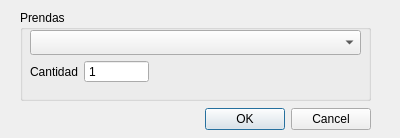
<?xml version="1.0" encoding="UTF-8"?>
<ui version="4.0">
 <class>FormSeleccionPrenda</class>
 <widget class="QDialog" name="FormSeleccionPrenda">
  <property name="geometry">
   <rect>
    <x>0</x>
    <y>0</y>
    <width>400</width>
    <height>138</height>
   </rect>
  </property>
  <property name="windowTitle">
   <string>Dialog</string>
  </property>
  <widget class="QDialogButtonBox" name="buttonBox">
   <property name="geometry">
    <rect>
     <x>30</x>
     <y>103</y>
     <width>341</width>
     <height>32</height>
    </rect>
   </property>
   <property name="orientation">
    <enum>Qt::Horizontal</enum>
   </property>
   <property name="standardButtons">
    <set>QDialogButtonBox::Cancel|QDialogButtonBox::Ok</set>
   </property>
  </widget>
  <widget class="QGroupBox" name="groupBox">
   <property name="geometry">
    <rect>
     <x>20</x>
     <y>10</y>
     <width>351</width>
     <height>91</height>
    </rect>
   </property>
   <property name="title">
    <string>Prendas</string>
   </property>
   <widget class="QComboBox" name="comboBox">
    <property name="geometry">
     <rect>
      <x>10</x>
      <y>20</y>
      <width>331</width>
      <height>25</height>
     </rect>
    </property>
   </widget>
   <widget class="QWidget" name="formLayoutWidget">
    <property name="geometry">
     <rect>
      <x>10</x>
      <y>50</y>
      <width>119</width>
      <height>27</height>
     </rect>
    </property>
    <layout class="QFormLayout" name="formLayout">
     <item row="0" column="0">
      <widget class="QLabel" name="cantidadLabel">
       <property name="text">
        <string>Cantidad</string>
       </property>
      </widget>
     </item>
     <item row="0" column="1">
      <widget class="QSpinBox" name="cantidadSpinBox">
       <property name="buttonSymbols">
        <enum>QAbstractSpinBox::NoButtons</enum>
       </property>
       <property name="minimum">
        <number>1</number>
       </property>
      </widget>
     </item>
    </layout>
   </widget>
  </widget>
 </widget>
 <tabstops>
  <tabstop>comboBox</tabstop>
  <tabstop>cantidadSpinBox</tabstop>
  <tabstop>buttonBox</tabstop>
 </tabstops>
 <resources/>
 <connections>
  <connection>
   <sender>buttonBox</sender>
   <signal>accepted()</signal>
   <receiver>FormSeleccionPrenda</receiver>
   <slot>accept()</slot>
   <hints>
    <hint type="sourcelabel">
     <x>248</x>
     <y>254</y>
    </hint>
    <hint type="destinationlabel">
     <x>157</x>
     <y>274</y>
    </hint>
   </hints>
  </connection>
  <connection>
   <sender>buttonBox</sender>
   <signal>rejected()</signal>
   <receiver>FormSeleccionPrenda</receiver>
   <slot>reject()</slot>
   <hints>
    <hint type="sourcelabel">
     <x>316</x>
     <y>260</y>
    </hint>
    <hint type="destinationlabel">
     <x>286</x>
     <y>274</y>
    </hint>
   </hints>
  </connection>
 </connections>
</ui>
